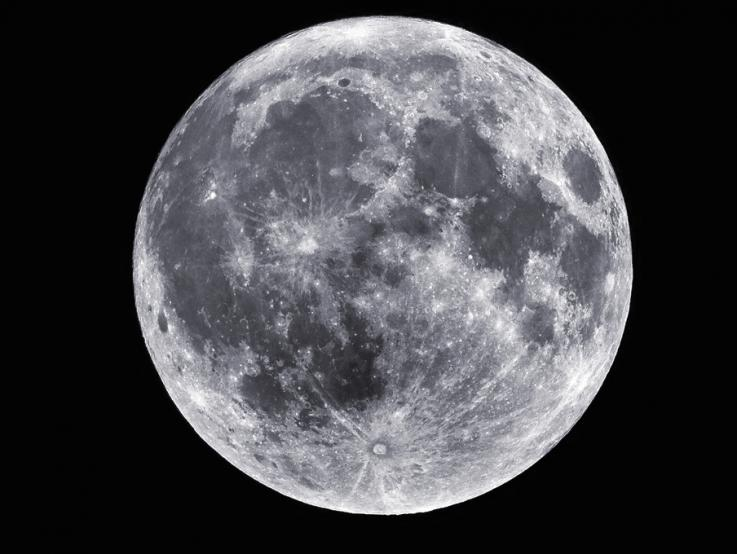
#> input picture images/moon1.jpg, 737 x 554 px, found by its file name
$ jupyter execute --allow-errors MOONING.ipynb   (Python 2 division)
#> lines starting #> are read from the running program, lines starting #| are printed output that depends on the picture; after the words box and inside, x2 and y2 are one past the last pixel; in counts of white or black regions, pixels touching at a corner belong together
info:
- http://answers.opencv.org/question/27897/creating-regions-of-interest-roi-by-clustering-fragmented-contours/

[cell 1]
import glob

import numpy as np
import cv2
import matplotlib
from matplotlib import pylab as plt

import dehaze

from astropy.io import fits

from jupyterthemes import jtplot
jtplot.style(theme='onedork')

def to8bit(image):
    return cv2.cvtColor((image/image.max()*255).astype("uint8"),cv2.COLOR_GRAY2RGB)
def to8bitG(image):
    return (image/image.max()*255).astype("uint8")

def multi_Plot(data, COL = 1):
    fig, LL = plt.subplots(ncols=data.shape[0]/COL,nrows=COL, figsize=(15, 9),sharex = True, sharey = True)
    for i in range(len(LL)):
            L = LL.reshape(-1)
            L[i].imshow(data[i])
            L[i].grid(False)
            L[i].set_ylim([200,data.shape[1]-100])
    plt.show()

[cell 2]
image = cv2.imread("moon1.jpg")#.mean(-1).astype(int)
#> image is the input picture: shape (554, 737, 3); mean B, G, R 71.6, 67.7, 67.7

[cell 3]
plt.figure(figsize = (8,8))
plt.imshow(image)
plt.grid(False)
plt.show()

[cell 4]
canny  = cv2.Canny(image,250,750,apertureSize = 3)
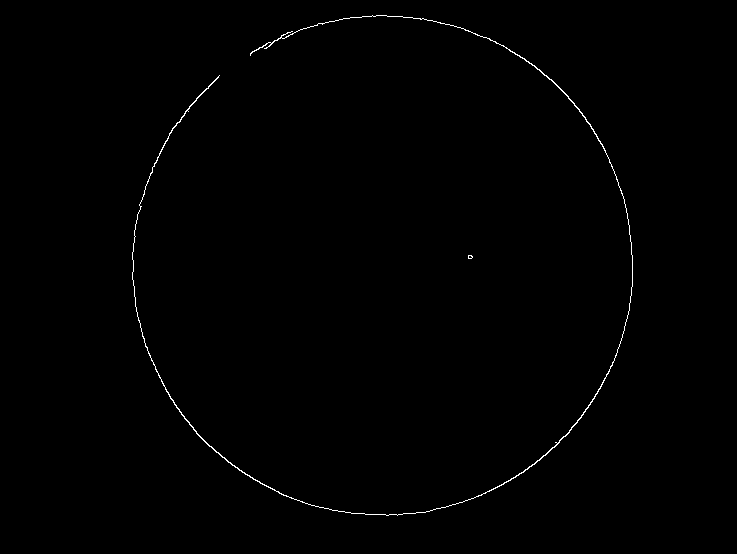
#> canny: shape (554, 737); 0.45% white in thin lines or dots, all inside (x1, y1, x2, y2) = (132, 15, 633, 516)


image_lines = image.copy()
hough_lines = cv2.HoughLinesP(canny,200,np.pi/180,1,200)
#> hough_lines = 786 rows, first 6: [203, 440, 203, 439], [147, 350, 147, 348], [450, 505, 450, 505], [581, 417, 581, 415], [623, 333, 623, 332], [163, 145, 175, 125]
for x in range(0, len(hough_lines)):
    for x1,y1,x2,y2 in hough_lines[x]:
           cv2.line(image_lines,(x1,y1),(x2,y2),(0,255,0),2)
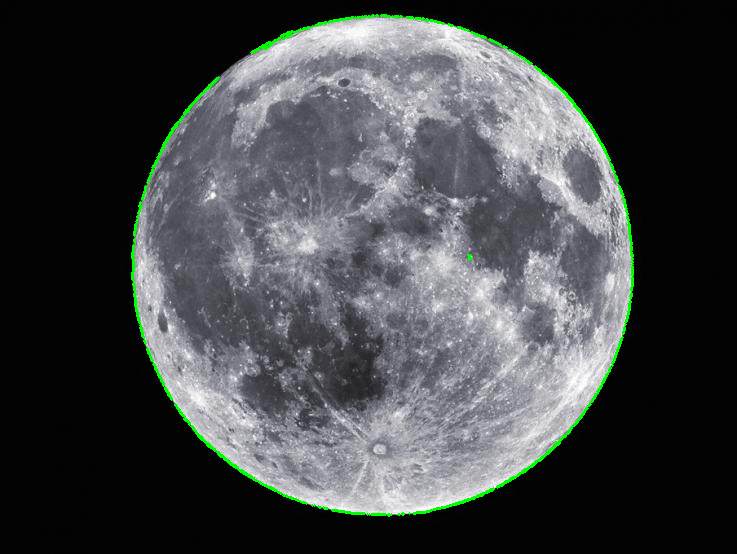
#> image_lines: shape (554, 737, 3); 1.06% of pixels changed, all inside (x1, y1, x2, y2) = (131, 14, 634, 517)

circles = cv2.HoughCircles(canny, cv2.HOUGH_GRADIENT, 1.2, 100)
#> circles = None

fig, ((L1,L2),(L3,L4)) = plt.subplots(ncols=2, nrows=2, figsize=(15, 12))
L1.imshow(image )
L2.imshow(canny)
L3.imshow(image_lines)
L4.imshow(image_lines)
L1.grid(False)
L2.grid(False)
L3.grid(False)
L4.grid(False)
plt.show()
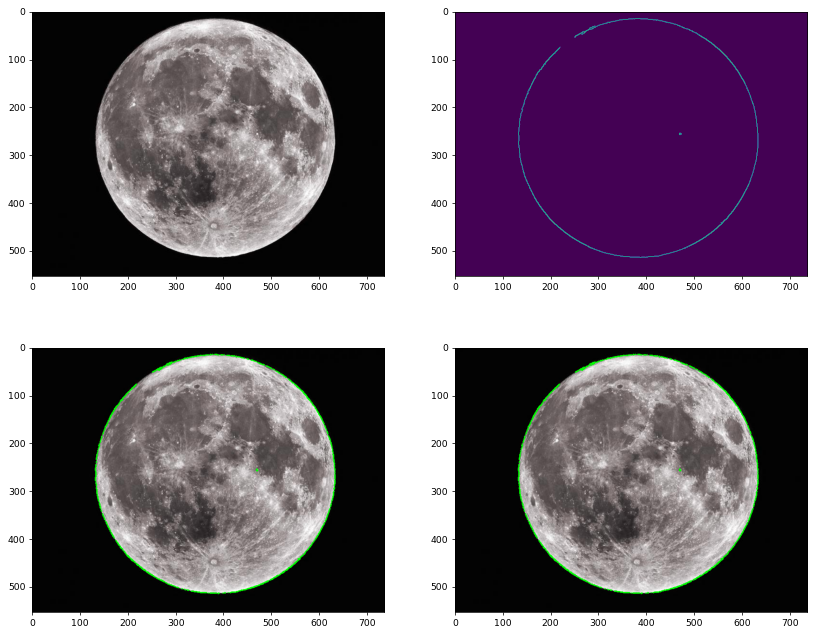
#> figure drawn by matplotlib, 4 panels; B, G, R data is drawn as R, G, B

[cell 5]
print circles
#| None

[cell 6]
im_list = glob.glob("*.fits")
moons = []
for i in im_list:
    moons.append(fits.open(i)[0].data)
moons = np.asarray(moons)

[cell 7]
fig, (L1,L2,L3) = plt.subplots(ncols=3, figsize=(15, 9))
L = [L1,L2,L3]
#> (the rest of this cell did not finish here and is left out)

#> (a cell that did not finish here is left out)

[cell 9]

def dehazeall(moons, dark=40, tran=100, rec=0.1):
#> called with moons = array of shape (0,), dark = 1, tran = 1, rec = 0.1
    DH = []
    for i in moons:
        DH.append(to8bitG(i))
        DH.append(dehazing(to8bit(i), dark, tran, rec)[:,:,0])
    DH = np.array(DH)
    return DH

dehaze_data = dehazeall(moons, dark=1, tran=1, rec=0.1)
#> (the rest of this cell did not finish here and is left out)


[cell 10]
def get_list(data2D):
    x,y = np.where(data2D)
    return x,y

def linear_fit(x,y):
    return np.polyfit(x,y,1)

def outliar_mask(XX, s = 2.):
        limitU = XX.mean()+s*XX.std()
        limitD = XX.mean()-s*XX.std()
        return (XX < limitU) & (XX > limitD)

def apply_fit(x,y):
    A ,N = np.polyfit(x,y,1)
    Y    = A*x+N
    return Y


def plot_edge(data, COL=1):
    fig, LL = plt.subplots(ncols=data.shape[0]/COL,nrows=COL, figsize=(15, 9),sharex = True, sharey = True)

    for i in range(len(LL)):
        img = to8bitG(data[i])
        ret, thresh = cv2.threshold(img,1,1,cv2.THRESH_BINARY_INV+cv2.THRESH_OTSU)
        canny = cv2.Canny(thresh,1,1,apertureSize = 3)
        y ,x  = get_list(canny)
        mask  = outliar_mask(y)
        x     = x[mask]
        y     = y[mask]

        yy = apply_fit(x,y)

        y2 = yy+(yy-y).max()
        y1 = yy+(yy-y).min()


        L = LL.reshape(-1)
        LL[i].imshow(img)
        LL[i].fill_between(x, y1, y2, color = "w" ,alpha = 0.3)
        LL[i].plot(        x ,y , "r.", label = "edge")
        LL[i].plot(        x,yy, "w", label = "lin fit")
        LL[i].set_ylim([200,moons[0].shape[0]-200])
        LL[i].legend()
    plt.show()

#> (the rest of this cell did not finish here and is left out)

[cell 11]
plt.fill_between(np.arange(10), np.arange(10), 5)
plt.show()
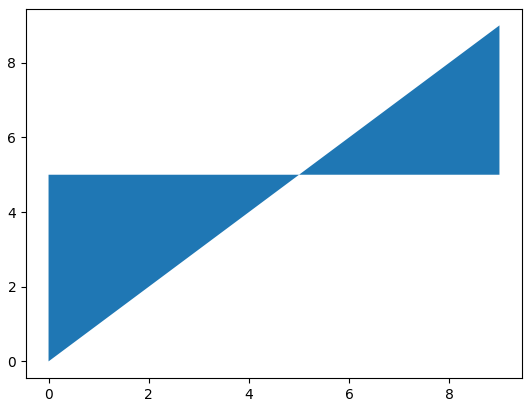
#> figure drawn by matplotlib, 1 panel

## Clustering

[cell 12]
from sklearn.feature_extraction.image import grid_to_graph
from sklearn.cluster import AgglomerativeClustering

[cell 13]
def clustering(image, clusters = 2):
    X            = np.reshape(image, (-1,1))
    connectivity = grid_to_graph(*image.shape)
    ward         = AgglomerativeClustering(n_clusters    = clusters,
                                           linkage     = 'ward',
                                           connectivity= connectivity)
    ward.fit(X)
    return np.reshape(ward.labels_, image.shape)

[cell 14]
ALGO = []
for i in moons:
    ALGO.append(i)
    ALGO.append(clustering(i))
ALGO = np.asarray(ALGO)

#> (the rest of this cell did not finish here and is left out)

$ run again, with images/moon2.jpg copied over images/moon1.jpg
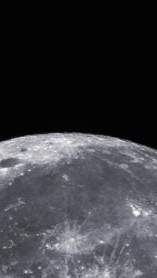
#> input picture images/moon2.jpg, 157 x 278 px, found by its file name
#> image is the input picture: shape (278, 157, 3); mean B, G, R 62.6, 57.9, 57.9
#> `canny  = cv2.Canny(image,250,750,apertureSize = 3)`:
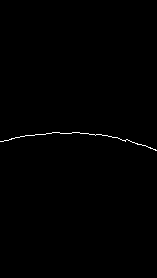
#> canny: shape (278, 157); 0.37% white in thin lines or dots, all inside (x1, y1, x2, y2) = (0, 132, 157, 151)
#> hough_lines = 138 rows, first 6: [124, 140, 124, 140], [65, 133, 65, 133], [137, 144, 137, 143], [8, 140, 8, 140], [69, 133, 69, 133], [54, 132, 54, 132]
#> the loop `for x in range(0, len(hough_lines)):` made 138 passes
#> circles = None
#> `[cell 4] canny  = cv2.Canny(image,250,750,apertureSize = 3)   image_li..`:
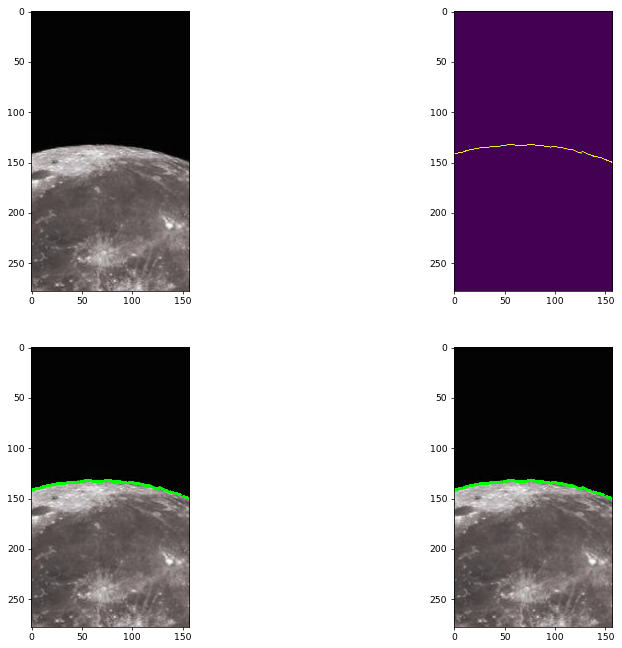
#> figure drawn by matplotlib, 4 panels; B, G, R data is drawn as R, G, B
#| None
